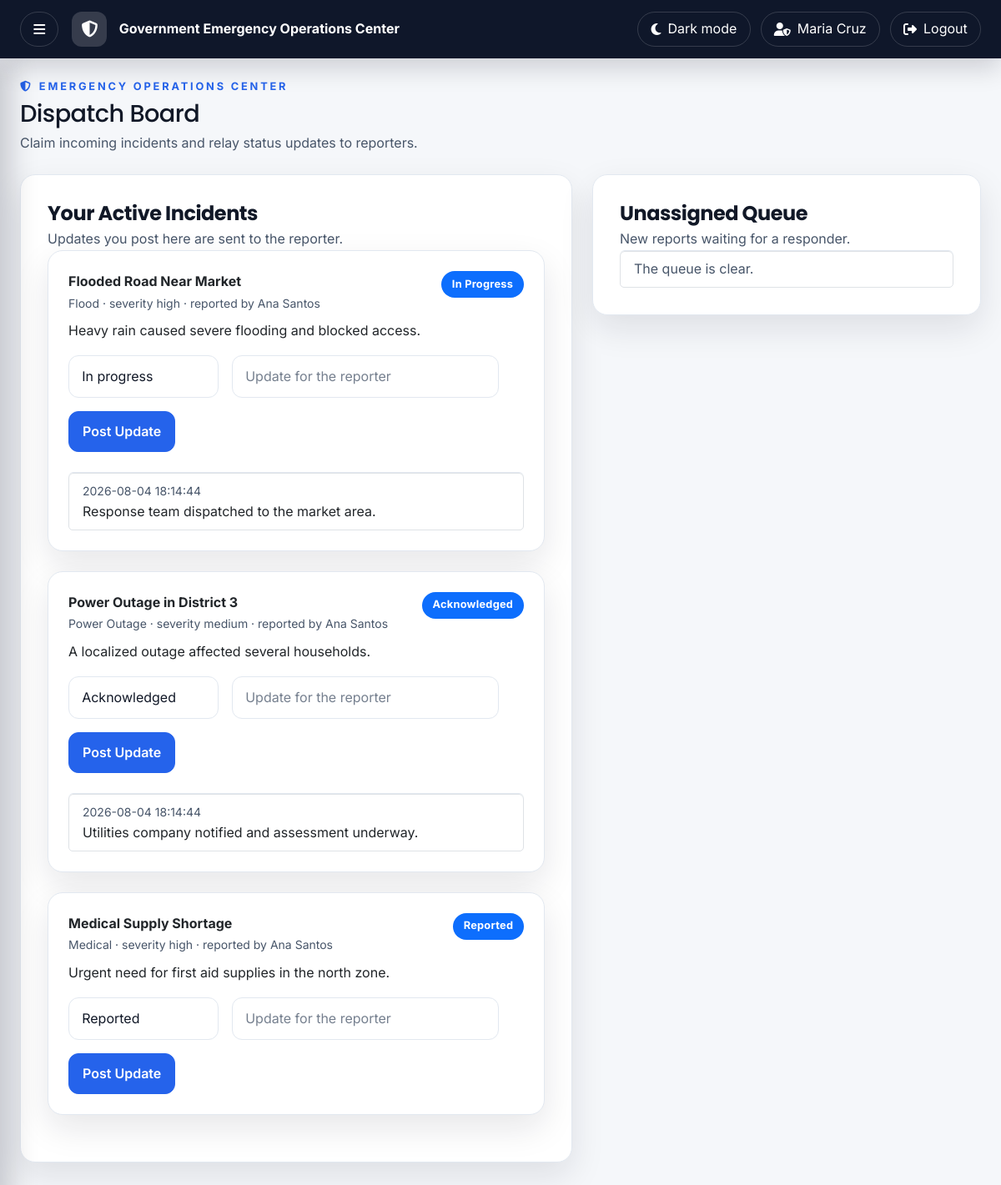
The app's page /responder/incidents.php (signed in) with its own data.
### tables this page shows
CREATE TABLE disaster_incidents (
    id INT AUTO_INCREMENT PRIMARY KEY,
    title VARCHAR(150) NOT NULL,
    description TEXT NOT NULL,
    incident_type VARCHAR(50) NOT NULL,
    severity VARCHAR(20) NOT NULL DEFAULT 'medium',
    priority VARCHAR(20) NOT NULL DEFAULT 'medium',
    latitude DECIMAL(10,8) DEFAULT NULL,
    longitude DECIMAL(11,8) DEFAULT NULL,
    address VARCHAR(255) DEFAULT NULL,
    status VARCHAR(20) NOT NULL DEFAULT 'reported',
    reported_by INT NOT NULL,
    assigned_to INT DEFAULT NULL,
    created_at TIMESTAMP DEFAULT CURRENT_TIMESTAMP,
    updated_at TIMESTAMP DEFAULT CURRENT_TIMESTAMP ON UPDATE CURRENT_TIMESTAMP,
    FOREIGN KEY (reported_by) REFERENCES users(id) ON DELETE CASCADE,
    FOREIGN KEY (assigned_to) REFERENCES users(id) ON DELETE SET NULL,
    INDEX idx_incidents_status (status),
    INDEX idx_incidents_severity (severity),
    INDEX idx_incidents_type (incident_type)
);

CREATE TABLE users (
    id INT AUTO_INCREMENT PRIMARY KEY,
    username VARCHAR(50) NOT NULL UNIQUE,
    full_name VARCHAR(100) NOT NULL,
    email VARCHAR(100) NOT NULL UNIQUE,
    password_hash VARCHAR(255) NOT NULL,
    phone VARCHAR(20) DEFAULT NULL,
    city VARCHAR(100) DEFAULT NULL,
    status VARCHAR(20) NOT NULL DEFAULT 'active',
    created_at TIMESTAMP DEFAULT CURRENT_TIMESTAMP,
    updated_at TIMESTAMP DEFAULT CURRENT_TIMESTAMP ON UPDATE CURRENT_TIMESTAMP,
    INDEX idx_users_status (status),
    INDEX idx_users_city (city)
);

CREATE TABLE incident_updates (
    id INT AUTO_INCREMENT PRIMARY KEY,
    incident_id INT NOT NULL,
    update_text TEXT NOT NULL,
    status VARCHAR(20) NOT NULL DEFAULT 'active',
    created_at TIMESTAMP DEFAULT CURRENT_TIMESTAMP,
    updated_at TIMESTAMP DEFAULT CURRENT_TIMESTAMP ON UPDATE CURRENT_TIMESTAMP,
    FOREIGN KEY (incident_id) REFERENCES disaster_incidents(id) ON DELETE CASCADE,
    INDEX idx_incident_updates_status (status)
);

### includes/incidents.php (called while the page is built, shortened)
<?php
function fetchIncidents(PDO $pdo, array $filters = []): array
{
    $sql = 'SELECT i.id, i.title, i.description, i.incident_type, i.severity, i.priority, i.status,
                   i.latitude, i.longitude, i.address, i.created_at, i.updated_at,
                   i.reported_by, i.assigned_to,
                   u.full_name AS reporter, a.full_name AS assigned_responder
            FROM disaster_incidents i
            LEFT JOIN users u ON u.id = i.reported_by
            LEFT JOIN users a ON a.id = i.assigned_to';
    $where = [];
    $params = [];
    if (!empty($filters['open'])) {
        $where[] = "i.status <> 'resolved'";
    }
    if (!empty($filters['assigned_to'])) {
        $where[] = 'i.assigned_to = ?';
        $params[] = $filters['assigned_to'];
    }
    if ($where) {
        $sql .= ' WHERE ' . implode(' AND ', $where);
    }
    $sql .= ' ORDER BY i.created_at DESC';
    $stmt = $pdo->prepare($sql);
    $stmt->execute($params);
    return $stmt->fetchAll();
}
function fetchIncidentUpdates(PDO $pdo, int $incidentId): array
{
    $stmt = $pdo->prepare('SELECT update_text, status, created_at FROM incident_updates WHERE incident_id = ? ORDER BY created_at DESC, id DESC');
    $stmt->execute([$incidentId]);
    return $stmt->fetchAll();
}

### responder/incidents.php (the view, shortened to what this page needs)
<?php
require_once __DIR__ . '/../config/dbconnection.php';
require_once __DIR__ . '/../includes/incidents.php';
$userId = (int) ($_SESSION['user_id'] ?? 0);
$myIncidents = fetchIncidents($pdo, ['assigned_to' => $userId, 'open' => true]);
$unassigned = array_values(array_filter(fetchIncidents($pdo, ['open' => true]), function ($incident) {
    return empty($incident['assigned_to']);
}));
include_once __DIR__ . '/../includes/header.php';
?>
<div class="row g-4">
    <div class="col-lg-7">
        <div class="card p-4">
            <h4 class="fw-bold mb-1">Your Active Incidents</h4>
            <p class="text-muted">Updates you post here are sent to the reporter.</p>
            <?php foreach ($myIncidents as $incident): ?>
                <div class="card p-3 mb-3">
                    <div class="d-flex justify-content-between align-items-start gap-2">
                        <div>
                            <strong><?php echo htmlspecialchars($incident['title']); ?></strong>
                            <div class="text-muted"><small><?php echo htmlspecialchars($incident['incident_type']); ?> &middot; severity <?php echo htmlspecialchars($incident['severity']); ?> &middot; reported by <?php echo htmlspecialchars($incident['reporter'] ?? 'Unknown'); ?></small></div>
                        </div>
                        <span class="badge bg-primary"><?php echo htmlspecialchars(str_replace('_', ' ', $incident['status'])); ?></span>
                    </div>
                    <p class="mt-2 mb-2"><?php echo htmlspecialchars($incident['description']); ?></p>
                    <form method="post" class="d-flex flex-wrap gap-2 align-items-center">
                        <select class="form-select" name="status" style="max-width: 180px;">
                            <?php foreach (INCIDENT_STATUSES as $status): ?>
                                <option value="<?php echo $status; ?>" <?php echo $incident['status'] === $status ? 'selected' : ''; ?>><?php echo ucfirst(str_replace('_', ' ', $status)); ?></option>
                            <?php endforeach; ?>
                        </select>
                        <input class="form-control" name="note" style="max-width: 320px;" placeholder="Update for the reporter">
                        <button class="btn btn-primary" type="submit">Post Update</button>
                    </form>
                    <?php $updates = fetchIncidentUpdates($pdo, (int) $incident['id']); ?>
                    <?php if ($updates): ?>
                        <ul class="list-group mt-3">
                            <?php foreach (array_slice($updates, 0, 4) as $update): ?>
                                <li class="list-group-item">
                                    <small class="text-muted"><?php echo htmlspecialchars($update['created_at']); ?></small><br>
                                    <?php echo htmlspecialchars($update['update_text']); ?>
                                </li>
                            <?php endforeach; ?>
                        </ul>
                    <?php endif; ?>
                </div>
            <?php endforeach; ?>
        </div>
    </div>
    <div class="col-lg-5">
        <div class="card p-4">
            <h4 class="fw-bold mb-1">Unassigned Queue</h4>
            <p class="text-muted">New reports waiting for a responder.</p>
            <ul class="list-group">
                <?php if ($unassigned): foreach ($unassigned as $incident): ?>
                    <li class="list-group-item">
                        <div class="d-flex justify-content-between align-items-start gap-2">
                            <div>
                                <strong><?php echo htmlspecialchars($incident['title']); ?></strong>
                                <div class="text-muted"><small><?php echo htmlspecialchars($incident['incident_type']); ?> &middot; <?php echo htmlspecialchars($incident['address'] ?? 'No location given'); ?></small></div>
                            </div>
                            <form method="post">
                                <input type="hidden" name="incident_id" value="<?php echo (int) $incident['id']; ?>">
                                <input type="hidden" name="action" value="claim">
                                <button class="btn btn-sm btn-outline-primary" type="submit">Claim</button>
                            </form>
                        </div>
                    </li>
                <?php endforeach; else: ?>
                    <li class="list-group-item text-muted">The queue is clear.</li>
                <?php endif; ?>
            </ul>
        </div>
    </div>
</div>
<?php include_once __DIR__ . '/../includes/footer.php'; ?>

### assets/css/layout.css (style rules this page uses)
:root { --background: #f5f7fa; --surface: #ffffff; --surface-muted: #f8fafc; --surface-strong: #eef2ff; --text: #111827; --text-secondary: #475569; --border: #e2e8f0; --navbar: #0f172a; --sidebar: #111827; --primary: #2563eb; --success: #16a34a; --danger: #dc2626; --warning: #f59e0b; --info: #0ea5e9; --shadow: 0 16px 40px rgba(15, 23, 42, 0.10); --shadow-strong: 0 24px 56px rgba(15, 23, 42, 0.16); --radius-lg: 18px; --radius-md: 12px; --radius-sm: 10px; --navbar-height: 70px; --sidebar-width: 280px; --sidebar-collapsed-width: 90px; --spacing-1: 8px; --spacing-2: 16px; --spacing-3: 24px; --spacing-4: 32px; --spacing-5: 48px; --font-sans: 'Inter', 'Segoe UI', Roboto, sans-serif; --font-display: 'Poppins', 'Segoe UI', sans-serif; }
* { box-sizing: border-box; }
html { scroll-behavior: smooth; }
body { margin: 0; min-height: 100vh; font-family: var(--font-sans); background: var(--background); color: var(--text); line-height: 1.6; overflow: hidden; transition: background 0.25s ease, color 0.25s ease; }
button, input, select, textarea { font: inherit; }
h1, h2, h3, h4, h5, h6 { margin: 0; font-family: var(--font-display); color: var(--text); letter-spacing: -0.02em; }
p { margin: 0; }

### assets/css/components.css (style rules this page uses)
.card { background: var(--surface); border: 1px solid var(--border); border-radius: var(--radius-lg); box-shadow: var(--shadow); padding: var(--spacing-3); transition: transform 0.2s ease, box-shadow 0.2s ease, border-color 0.2s ease; }
.badge { display: inline-flex; align-items: center; justify-content: center; min-height: 32px; padding: 0.35rem 0.8rem; border-radius: 999px; font-weight: 700; font-size: 0.8rem; letter-spacing: 0.02em; }
.badge { text-transform: capitalize; white-space: nowrap; }
.btn { display: inline-flex; align-items: center; justify-content: center; gap: 0.5rem; min-height: 44px; padding: 0.7rem 1rem; border-radius: 12px; border: 1px solid transparent; font-weight: 600; transition: transform 0.2s ease, box-shadow 0.2s ease, background 0.2s ease; }
.btn-primary { background: var(--primary); color: white; border-color: var(--primary); }

### assets/css/forms.css (style rules this page uses)
.form-control, .form-select, .form-textarea { width: 100%; min-height: 48px; padding: 0.8rem 0.95rem; border: 1px solid var(--border); border-radius: 12px; background: var(--surface); color: var(--text); transition: border-color 0.2s ease, box-shadow 0.2s ease; }
.form-control::placeholder, .form-textarea::placeholder { color: var(--text-secondary); opacity: 0.75; }

### assets/css/utilities.css (style rules this page uses)
.text-muted { color: var(--text-secondary) !important; }
.gap-2 { gap: var(--spacing-2) !important; }
.p-3 { padding: var(--spacing-3) !important; }
.p-4 { padding: var(--spacing-4) !important; }
.mb-2 { margin-bottom: var(--spacing-2) !important; }
.mb-3 { margin-bottom: var(--spacing-3) !important; }
.mt-3 { margin-top: var(--spacing-3) !important; }
.flex-wrap { flex-wrap: wrap; }

### records on screen
disaster_incidents: title "Flooded Road Near Market", incident_type "Flood", severity "high", reported_by.full_name "Ana Santos", status "In Progress", description "Heavy rain caused severe flooding and blocked access.", status "In progress"
incident_updates: created_at "2026-08-04 18:14:44", update_text "Response team dispatched to the market area."
disaster_incidents: title "Power Outage in District 3", incident_type "Power Outage", severity "medium", reported_by.full_name "Ana Santos", status "Acknowledged", description "A localized outage affected several households."
incident_updates: created_at "2026-08-04 18:14:44", update_text "Utilities company notified and assessment underway."
disaster_incidents: title "Medical Supply Shortage", incident_type "Medical", severity "high", reported_by.full_name "Ana Santos", status "Reported", description "Urgent need for first aid supplies in the north zone."

### other values on screen
$displayName "Maria Cruz"
$pageTitle "Dispatch Board"
$pageSubtitle "Claim incoming incidents and relay status updates to reporters."
